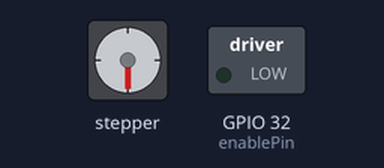
This sketch was run on a simulated ESP32. Shown: stepper motor, switched loads named in the sketch (green lamp = pin HIGH). Stepper angles assume 40 steps per turn.

Above: at 0.1 s.
Timing chart, 0 to 40.0 s (numbered marks = the images above):
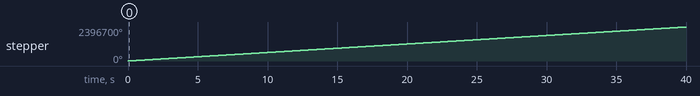

Measured:
- by itself, stepper: keeps turning clockwise at about 59939°/s

The sketch:

ESP32_STEPPER_TESTING.ino
```cpp
#include <Stepper.h>

// Define the number of steps per revolution (for a 9° stepper motor)
const int stepsPerRevolution = 40;

// Define the pins connected to the TMC2208 step and direction pins
// int stepPin = 22;    // Pin for step signal (D12)
// int dirPin = 21;     // Pin for direction signal (D14)
// int enablePin = 23;  // Pin for enable signal (D13)

int stepPin = 35;    // Pin for step signal (D12)
int dirPin = 34;     // Pin for direction signal (D14)
int enablePin = 32;  // Pin for enable signal (D13)

// Create a Stepper object
Stepper stepper(stepsPerRevolution, stepPin, dirPin);

void setup() {
  // Set the enable pin to OUTPUT mode
  pinMode(enablePin, OUTPUT);

  // Initially disable the motor by setting the enable pin low (assuming active low enable)
  digitalWrite(enablePin, LOW);

  // Set motor speed to a higher RPM (e.g., 1000 RPM)
  stepper.setSpeed(10000);  // Increase speed to 1000 RPM or higher
}

void loop() {
  // Move motor 100 steps in one direction
  stepper.step(100);
  // delay(50);  // Reduced delay between steps, increase or decrease to your preference

}
```
